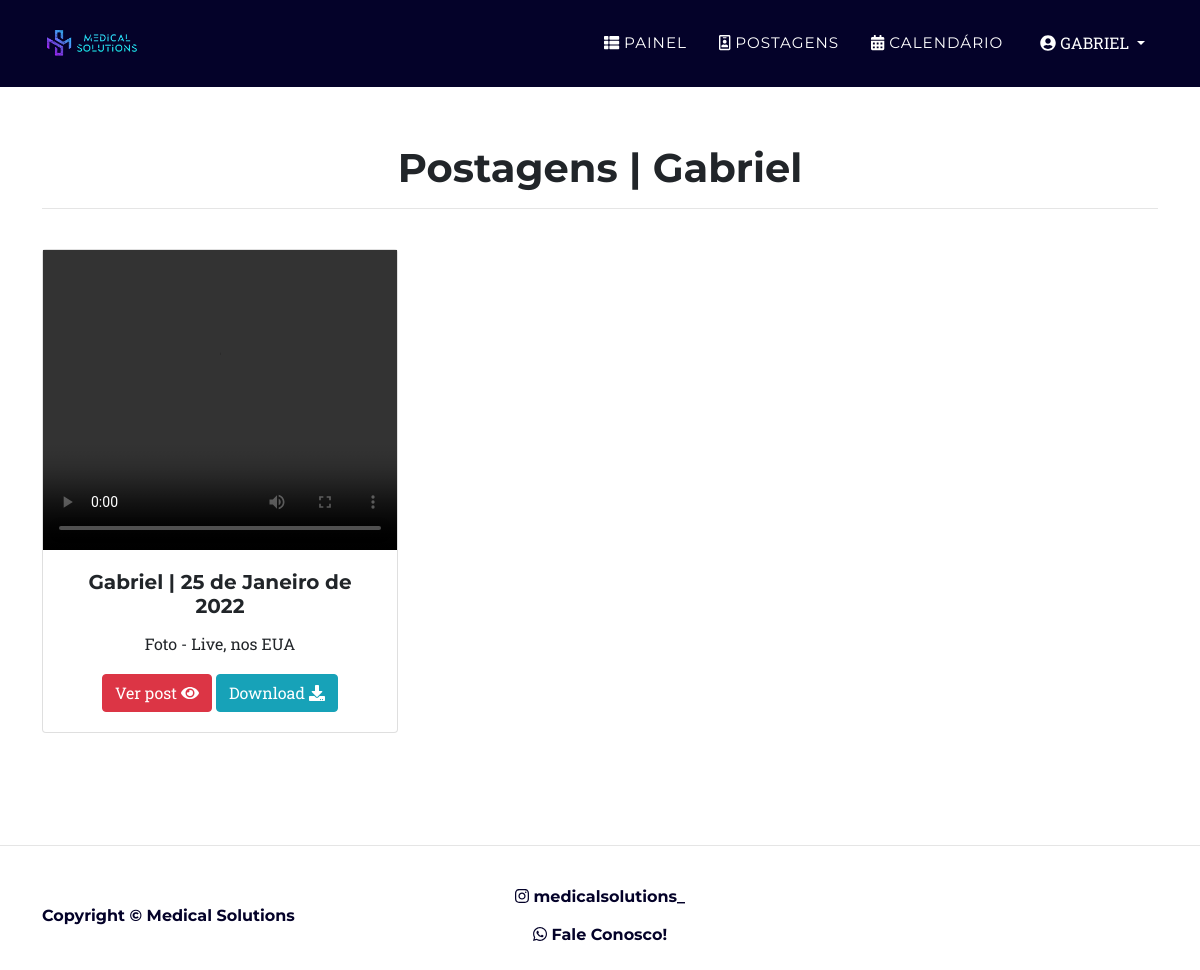
Screenshot of /posts/videos (signed in) with the database file from the repository.
### medicos/models.py (models this page shows, shortened)
class Video(models.Model):
    cliente = models.ForeignKey(User, on_delete=models.PROTECT, null=False)
    nome = models.CharField(max_length=50, default=User)
    video = models.FileField(null=False, blank=False)
    data = models.DateField(blank=True)
    legenda = models.TextField(max_length=2200)

### medicos/views.py (the view)
# urls.py: path('posts/videos', VideosView.as_view(), name='videos'),
class VideosView(LoginRequiredMixin, ListView):
    model = Video
    template_name = "posts/videos.html"
    def get_queryset(self):
        self.object_list = Video.objects.filter(cliente=self.request.user)
        return self.object_list

### medicos/templates/posts/videos.html (shortened to what this page needs)
{% extends 'base.html' %}
{% load static %}
{% block conteudo %}
<section class="page-section conteudo">
    <div class="container">
        <div class="text-center">
            <h1>Postagens | {{ request.user.first_name }}</h1>
        </div>
        <hr>
        <div class="text-center">
            <div class="row">
                {% for post in object_list %}
                <div style="text-align: center;" class="col-md-4">
                    <br>
                    <div class="card">
                        <video style="max-height: 600px;" class="embed-responsive embed-responsive-16by9 galeria-img" controls="controls" src="{{ post.video.url }}"></video>
                        <div class="card-body">
                            <h5 class="card-title">{{ post.cliente.first_name  }} | {{ post.data }}</h5>
                            <p>{{ post.legenda }}</p>
                            <div class="text-center">
                                <a href="{% url 'video' post.id %}" class="btn btn-danger">Ver post <i class="fas fa-eye"></i></a>
                                <a href="{{ post.video.url }}" download="{{ post.video.url }}" class="btn btn-info">Download <i class="fas fa-download"></i></a>
                            </div>
                        </div>
                    </div>
                </div>
                {% endfor %}
                </div>
            </div>
        </div>
</section>
{% endblock %}

### medicos/templates/base.html (shortened to what this page needs)
{% load static %}
<!DOCTYPE html>
<html lang="pt-BR">
    <head>
        <link href="{% static 'css/styles.css' %}" rel="stylesheet" />
    </head>
<body>
{% block navbar %}
<nav class="navbar navbar-expand-lg navbar-dark fixed-top" style="background-color: #040229;" id="mainNav">
    <div class="container">
        <a class="js-scroll-trigger" href="{% url 'index' %}"><img src="{% static 'img/logo.png' %}" style="width: 100px;" alt=""/></a>
        <div class="collapse navbar-collapse" id="navbarResponsive">
            <ul class="navbar-nav text-uppercase ml-auto">
                {% if request.user.is_authenticated %}
                <li class="nav-item"><a class="nav-link js-scroll-trigger" href="{% url 'painel' %}"><i class="fas fa-th-list"></i></i> Painel</a></li>
                    <li class="nav-item"><a class="nav-link js-scroll-trigger" href="{% url 'posts' %}"><i class="far fa-id-badge"></i> Postagens</a></li>
                        <li class="nav-item"><a class="nav-link js-scroll-trigger" href="{% url 'calendario' %}"><i class="fas fa-calendar-alt"></i> Calendário</a></li>
                <div class="btn-group">
                    <button style="color: white;" class="btn text-uppercase ml-auto dropdown-toggle" type="button" id="triggerId" data-toggle="dropdown"
                        aria-haspopup="true" aria-expanded="false">
                        <i class="fa fa-user-circle"></i>
                        <span id="username">{{request.user.first_name}}</span>
                    </button>
                </div>
                {%endif%}
            </ul>
        </div>
    </div>
</nav>
{% endblock %}
<br>
<br>
{% block conteudo %}{% endblock %}
{% block rodape %}
<hr>
<footer class="footer py-3">
    <div class="container">
        <div class="row align-items-center">
            <div style="font-weight: bolder; color: #040229"  class="col-lg-4 text-lg-left">Copyright © Medical Solutions</div>
            <div class="col-lg-4 my-3 my-lg-0">
                <a style="font-weight: bolder; color: #040229;" class="btn mx-2" href="https://www.instagram.com/medicalsolutions_/"><i class="fab fa-instagram"> </i> medicalsolutions_</a>
                <br>
                <a style="font-weight: bolder; color: #040229" class="btn mx-2" href="https://api.whatsapp.com/send?phone=5586995330067&text=Ol%C3%A1,%20tenho%20interesse%20em%20conhecer%20os%20servi%C3%A7os%20da%20Medical%20Solutions"><i class="fab fa-whatsapp"> </i> Fale Conosco!</a>
            </div>
        </div>
    </div>
</footer>
{% endblock %}
</body>
</html>

### rows the page displays
Video: cliente.first_name "Gabriel", data "25 de Janeiro de 2022", legenda "Foto - Live, nos EUA"

### other values shown
{{ request.user.first_name }} "GABRIEL"
{{ request.user.first_name }} "Gabriel"
